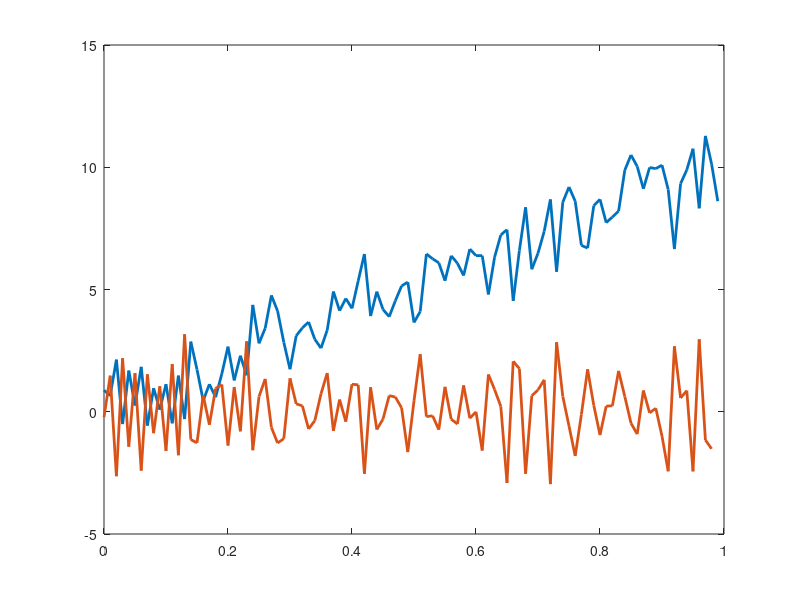

The MATLAB script that drew this image: (Note: this script raises an error after producing the figure.)
%% Functions

%% Same-length Differentiation
n = 100;
t = (0 : n-1) / n;
x = randn(1,n) + linspace(0, 10, n);

% first and second derivatives
dx = diff(x);
ddx1 = diff(diff(x));
ddx2 = diff(x,2);

whos x d*

figure(1), clf;
plot(t, x, 'linew', 2);
hold on;
plot(t(1:end-1), dx, 'linew', 2);
plot(t(1:end-2), ddx, 'linew', 2);


function [dx,ddx] = diffx(x)
  % returns first and second derivative of input signal x
  
  dx = diff(x);
  dx = [dx dx(end)];

  ddx = diff(dx);
  ddx = [ddx ddx(end)];


  
%% Damped Oscillator

% anonymous function (in-line) functions
% h = @(input) function_def

fun = @(x) x .^ 2;
whos fun
fun(0)
fun(-3)

fs = 1000; % Hz
time = 0:1 / fs:2;

% define anonymous function to compute damped oscillator
damposc = @(f,d) sin(2*pi * f * time) .* exp(-d * time);
y = damposc(10, 3);

figure(2), clf;
plot(time, y, 'k', 'linew', 3);
xlabel('Time (s)'), ylabel('Amplitude');
title(func2str(damposc));
